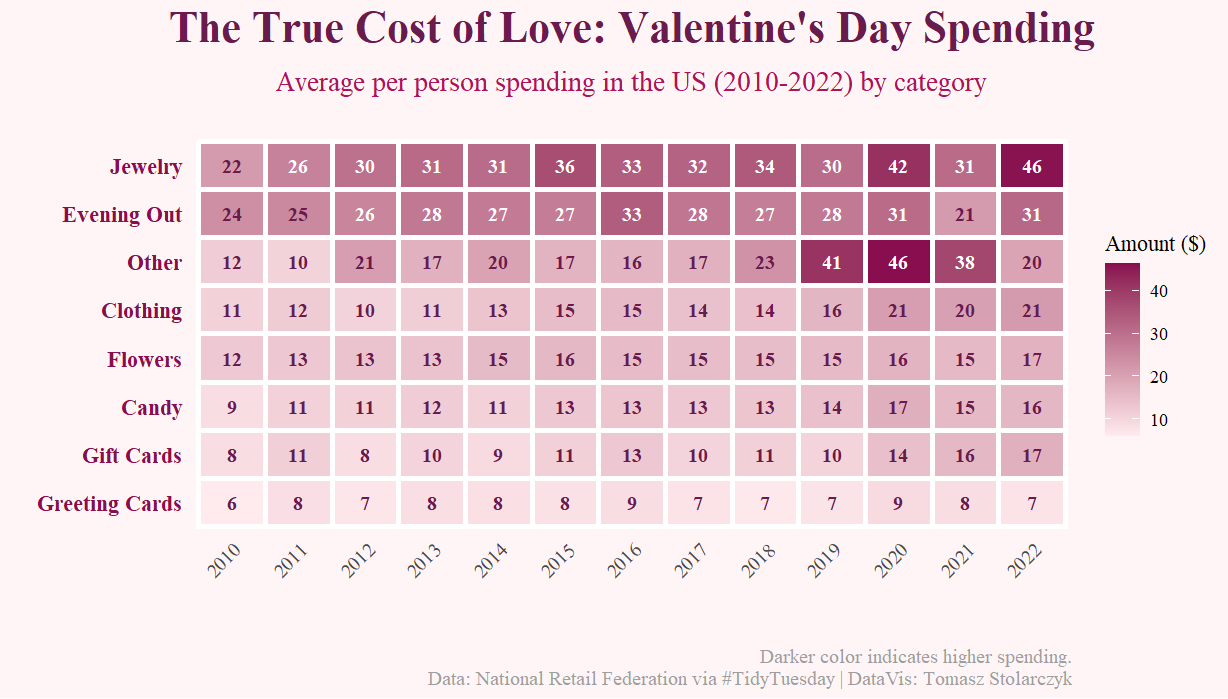

Recreate this plot in R.
# Tomasz Stolarczyk, 333090

# -------------- 0. ORYGINALNA WIZUALIZACJA ------------

# Link do posta:
# https://x.com/GDataScience1/status/1759400123770257627
# Dane:
# https://github.com/rfordatascience/tidytuesday/blob/main/data/2024/2024-02-13/readme.md

# -------------- 1. CO WYMAGA POPRAWY ------------

# Krótkie uzasadnienie, jakie elementy wykresu wymagają poprawy:

# 1. Oryginalna wizualizacja wprowadza w błąd poprzez zastosowanie niezależnych skal osi Y
#   dla każdej kategorii bez wyraźnego tego oznaczenia, 
#   co wizualnie zrównuje kategorie o niskich wydatkach z tymi wysokimi. 

# 2. Dodatkowo rozbicie danych na dziewięć osobnych wykresów liniowych rozprasza informacje, 
#   utrudniając bezpośrednie porównanie wydatków między kategoriami oraz
#   szybką identyfikację najistotniejszych kosztów na pierwszy rzut oka.

# Pora zrobić to lepiej... :)

# -------------- 2. ZACIĄGNIJMY DANE I BIBLIOTEKI ------------

library(tidyverse)
library(tidytuesdayR)
tuesdata <- tidytuesdayR::tt_load(2024, week = 7)
spending <- tuesdata$historical_spending

# -------------- 3. PRZYGOTUJMY DANE DO  WYKRESU ------------

plot_data <- spending %>%
  # obliczymy kolumne other, poniewaz autor posta to uwzglednil, a nie ma tego poczatkowo w danych
  mutate(Other = PerPerson - (Candy + Flowers + Jewelry + GreetingCards + EveningOut + Clothing + GiftCards)) %>%
  pivot_longer(
    cols = c(Candy, Flowers, Jewelry, GreetingCards, EveningOut, Clothing, GiftCards, Other),
    names_to = "Category",
    values_to = "Amount"
  ) %>%
  # poprawmy nazwy kategorii, dodajemy spacje
  mutate(Category = gsub("([a-z])([A-Z])", "\\1 \\2", Category)) %>%
  # posortujemy kategorie malejaco tak zeby heat mapa byla ladna 
  mutate(Category = fct_reorder(Category, Amount, .fun = mean, .desc = FALSE))

# -------------- 4. STWÓRZMY WIZUALIZACJĘ W POSTACI HEAT MAPY ------------

# estetyka bedzie w walentynkowych klimatach, żeby ładnie 
# to wszystko się prezentowało

ggplot(plot_data, aes(x = factor(Year), y = Category, fill = Amount)) +
  geom_tile(color = "white", linewidth = 1.2) + 
  geom_text(aes(label = round(Amount, 0), color = ifelse(Amount > 25, "white", "#6A1B4D")), size = 3.5, fontface = "bold") +
  scale_fill_gradient(low = "#FFEBEE", high = "#880E4F", name = "Amount ($)") +
  scale_color_identity() + 
  labs(
    title = "The True Cost of Love: Valentine's Day Spending",
    subtitle = "Average per person spending in the US (2010-2022) by category",
    x = "",
    y = "",
    caption = "Darker color indicates higher spending.\nData: National Retail Federation via #TidyTuesday | DataVis: Tomasz Stolarczyk"
  ) +
  theme_minimal(base_family = "serif") + 
  theme(
    plot.background = element_rect(fill = "#FFF5F7", color = NA),
    panel.background = element_rect(fill = "#FFF5F7", color = NA),
    plot.title = element_text(size = 22, face = "bold", color = "#6A1B4D", hjust = 0.5, margin = margin(b = 10)),
    plot.subtitle = element_text(size = 14, color = "#AD1457", hjust = 0.5, margin = margin(b = 20)),
    plot.caption = element_text(size = 10, color = "#9E9E9E", margin = margin(t = 20)),
    axis.text.x = element_text(angle = 45, hjust = 1, size = 10, color = "#4A4A4A"),
    axis.text.y = element_text(size = 11, face = "bold", color = "#880E4F"),
    panel.grid = element_blank(),
    legend.position = "right"
  )

# -------------- 5. DLACZEGO NASZA WIZUALIZACJA JEST LEPSZA OD ORYGINAŁU ------------

# Krótkie wyjaśnienie, dlaczego przygotowany wykres jest lepszy od oryginału:

# 1. Zmieniłem formę wizualizacji na heatmapę, aby zaprezentować wszystkie kategorie na jednym,
#   spójnym panelu, co eliminuje problem fragmentaryzacji porównań. 
# 
# 2. Dzięki zakodowaniu wartości intensywnością koloru (ciemniejszy odcień = wyższy koszt) 
#   odbiorca może natychmiast wychwycić kluczowe trendy - takie jak dominacja wydatków na biżuterię 
#   i wyjścia – a ujednolicona skala wraz z etykietami liczbowymi zapewnia precyzję
#   danych i zapobiega ich błędnej interpretacji.
#
# 3. Dodatkowo zadbałem o spójną, walentynkową estetykę, która czyni wizualizację nie tylko poprawną 
#   merytorycznie, ale także atrakcyjną wizualnie i przyjemną w odbiorze

# chyba udalo nam sie zrobic to lepiej! :)
